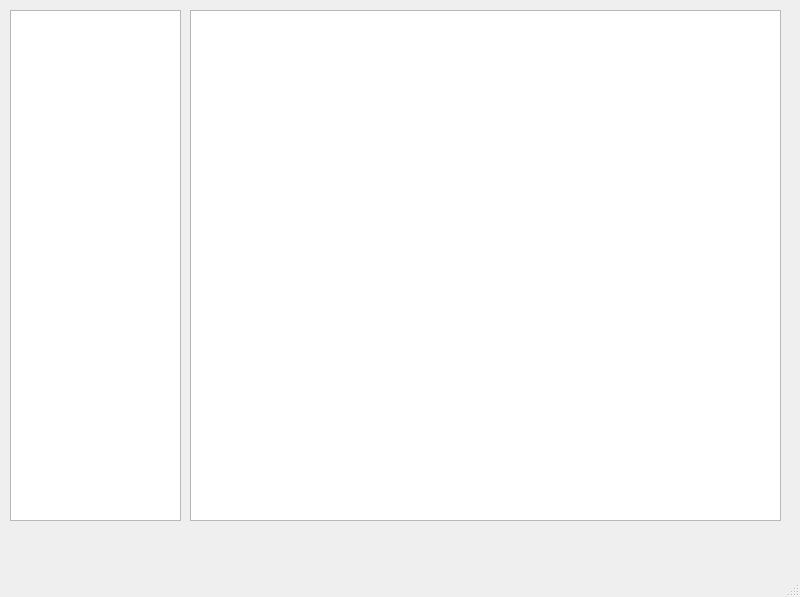
<?xml version="1.0" encoding="UTF-8"?>
<ui version="4.0">
 <class>MainWindow</class>
 <widget class="QMainWindow" name="MainWindow">
  <property name="enabled">
   <bool>true</bool>
  </property>
  <property name="geometry">
   <rect>
    <x>0</x>
    <y>0</y>
    <width>800</width>
    <height>597</height>
   </rect>
  </property>
  <property name="windowTitle">
   <string>MainWindow</string>
  </property>
  <widget class="QWidget" name="centralwidget">
   <widget class="QListWidget" name="waveList">
    <property name="geometry">
     <rect>
      <x>10</x>
      <y>10</y>
      <width>171</width>
      <height>511</height>
     </rect>
    </property>
    <property name="lineWidth">
     <number>1</number>
    </property>
    <property name="spacing">
     <number>3</number>
    </property>
   </widget>
   <widget class="QGraphicsView" name="waveView">
    <property name="enabled">
     <bool>true</bool>
    </property>
    <property name="geometry">
     <rect>
      <x>190</x>
      <y>10</y>
      <width>591</width>
      <height>511</height>
     </rect>
    </property>
   </widget>
  </widget>
  <widget class="QMenuBar" name="menubar">
   <property name="geometry">
    <rect>
     <x>0</x>
     <y>0</y>
     <width>800</width>
     <height>32</height>
    </rect>
   </property>
  </widget>
  <widget class="QStatusBar" name="statusbar"/>
 </widget>
 <resources/>
 <connections/>
</ui>
